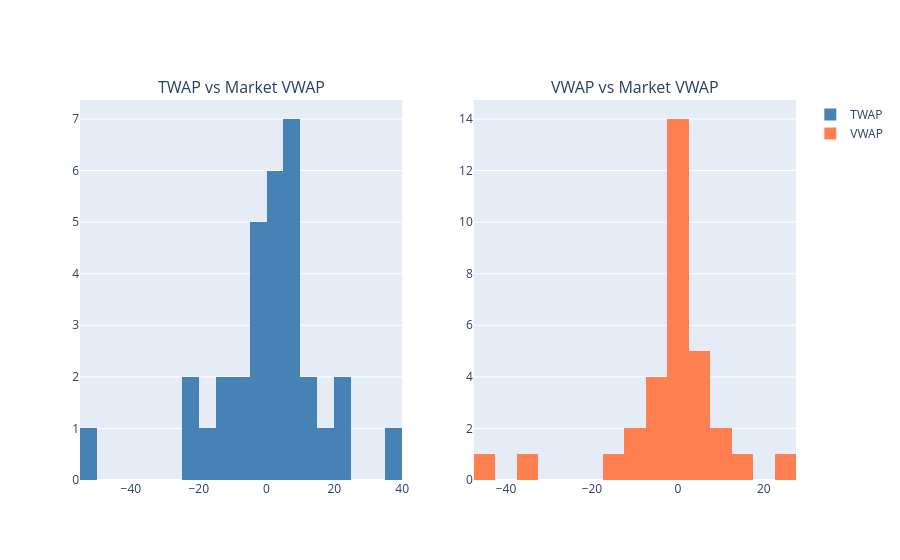

The notebook cell this image was saved under:
### Markdown cell above
**Finding**: The cross-session distribution matters more than any single day. If
VWAP improves the mean but leaves the tail much worse, the desk is implicitly
paying for forecast error with benchmark variance.

### Code cell
# Visualize results
fig = make_subplots(
    rows=1,
    cols=2,
    subplot_titles=["TWAP vs Market VWAP", "VWAP vs Market VWAP"],
)

fig.add_histogram(
    x=mc_results["twap_vs_market_bps"].to_list(),
    nbinsx=30,
    name="TWAP",
    marker_color="steelblue",
    row=1,
    col=1,
)

fig.add_histogram(
    x=mc_results["vwap_vs_market_bps"].to_list(),
    nbinsx=30,
    name="VWAP",
    marker_color="coral",
    row=1,
    col=2,
)

### Figure 1 — Plotly figure (JSON) as saved in the notebook; plotly's stock layout.template omitted (floating-point values rounded to 4 significant figures)
{"data": [{"marker": {"color": "steelblue"}, "name": "TWAP", "nbinsx": 30, "type": "histogram", "x": [9.185, 14.37, -21.8, 20.66, 5.788, -6.71, 2.436, -9.848, 9.231, 1.892, 22.65, 35.27, -15.68, -4.075, 6.4, 13.74, 0.3829, -3.51, -11.56, -20.75, -53.22, -14.69, 17.87, 8.056, -3.485, 1.599, 1.638, 8.424, 0.641, -4.762, 6.219, -2.085], "xaxis": "x", "yaxis": "y"}, {"marker": {"color": "coral"}, "name": "VWAP", "nbinsx": 30, "type": "histogram", "x": [-2.443, -7.277, -45.03, -0.2167, -9.287, 3.941, 0.9654, 7.219, 0.249, -17.02, -2.023, 12.0, 13.05, -6.462, -0.5805, -2.955, 1.953, -8.227, -2.669, 4.582, -33.8, 23.25, 8.716, 1.943, -0.509, -1.834, 0.4412, -1.824, -1.724, 1.329, 2.637, 3.622], "xaxis": "x2", "yaxis": "y2"}], "layout": {"annotations": [{"font": {"size": 16}, "showarrow": false, "text": "TWAP vs Market VWAP", "x": 0.225, "xanchor": "center", "xref": "paper", "y": 1.0, "yanchor": "bottom", "yref": "paper"}, {"font": {"size": 16}, "showarrow": false, "text": "VWAP vs Market VWAP", "x": 0.775, "xanchor": "center", "xref": "paper", "y": 1.0, "yanchor": "bottom", "yref": "paper"}], "xaxis": {"anchor": "y", "domain": [0.0, 0.45]}, "xaxis2": {"anchor": "y2", "domain": [0.55, 1.0]}, "yaxis": {"anchor": "x", "domain": [0.0, 1.0]}, "yaxis2": {"anchor": "x2", "domain": [0.0, 1.0]}}}
